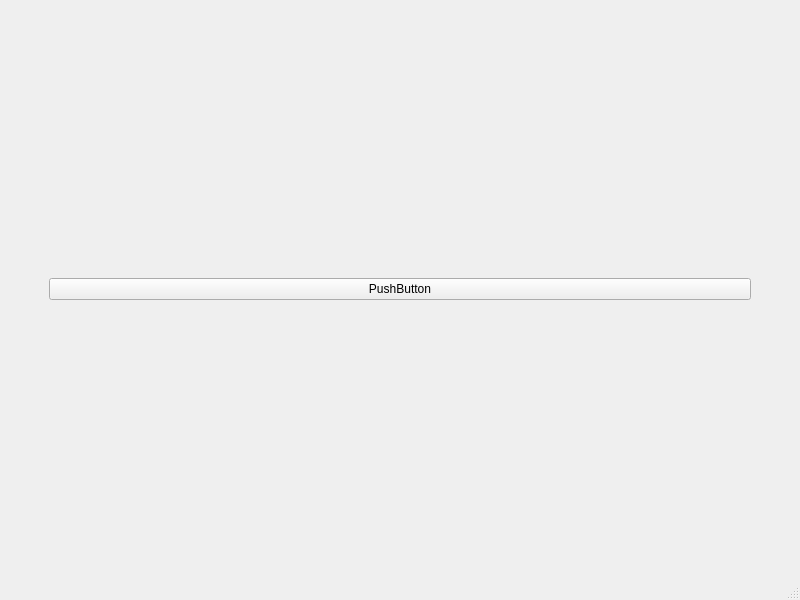
<?xml version="1.0" encoding="UTF-8"?>
<ui version="4.0">
 <class>Close</class>
 <widget class="QMainWindow" name="Close">
  <property name="geometry">
   <rect>
    <x>0</x>
    <y>0</y>
    <width>800</width>
    <height>600</height>
   </rect>
  </property>
  <property name="windowTitle">
   <string>MainWindow</string>
  </property>
  <widget class="QWidget" name="centralwidget">
   <layout class="QGridLayout" name="gridLayout">
    <item row="0" column="1">
     <widget class="QPushButton" name="pushButton">
      <property name="text">
       <string>PushButton</string>
      </property>
     </widget>
    </item>
    <item row="0" column="2">
     <spacer name="horizontalSpacer">
      <property name="orientation">
       <enum>Qt::Orientation::Horizontal</enum>
      </property>
      <property name="sizeType">
       <enum>QSizePolicy::Policy::Fixed</enum>
      </property>
      <property name="sizeHint" stdset="0">
       <size>
        <width>40</width>
        <height>20</height>
       </size>
      </property>
     </spacer>
    </item>
    <item row="0" column="0">
     <spacer name="horizontalSpacer_2">
      <property name="orientation">
       <enum>Qt::Orientation::Horizontal</enum>
      </property>
      <property name="sizeType">
       <enum>QSizePolicy::Policy::Fixed</enum>
      </property>
      <property name="sizeHint" stdset="0">
       <size>
        <width>40</width>
        <height>20</height>
       </size>
      </property>
     </spacer>
    </item>
   </layout>
  </widget>
  <widget class="QMenuBar" name="menubar">
   <property name="geometry">
    <rect>
     <x>0</x>
     <y>0</y>
     <width>800</width>
     <height>26</height>
    </rect>
   </property>
  </widget>
  <widget class="QStatusBar" name="statusbar"/>
 </widget>
 <resources/>
 <connections/>
</ui>
